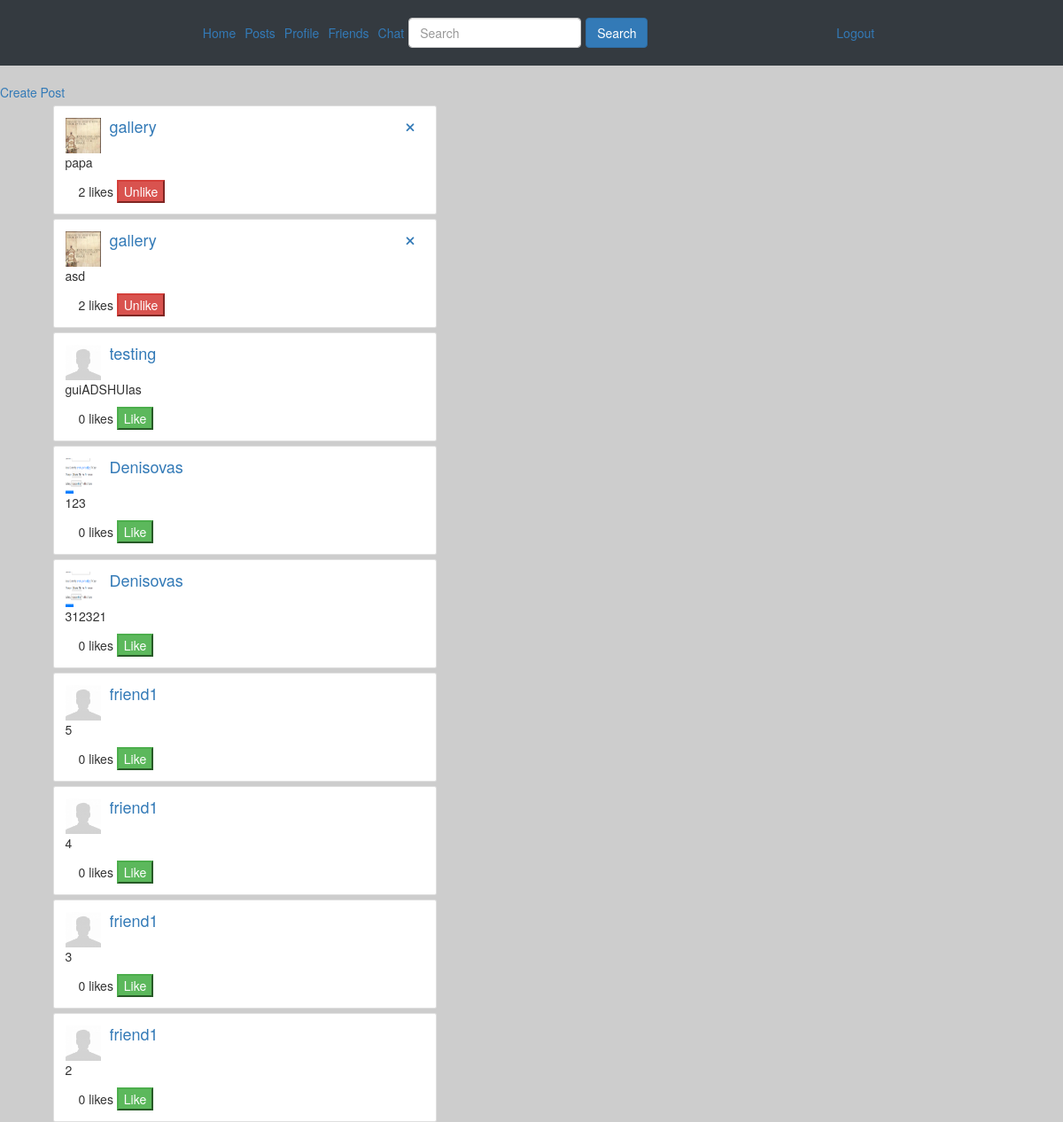
The app's page /home/ (signed in), older data.
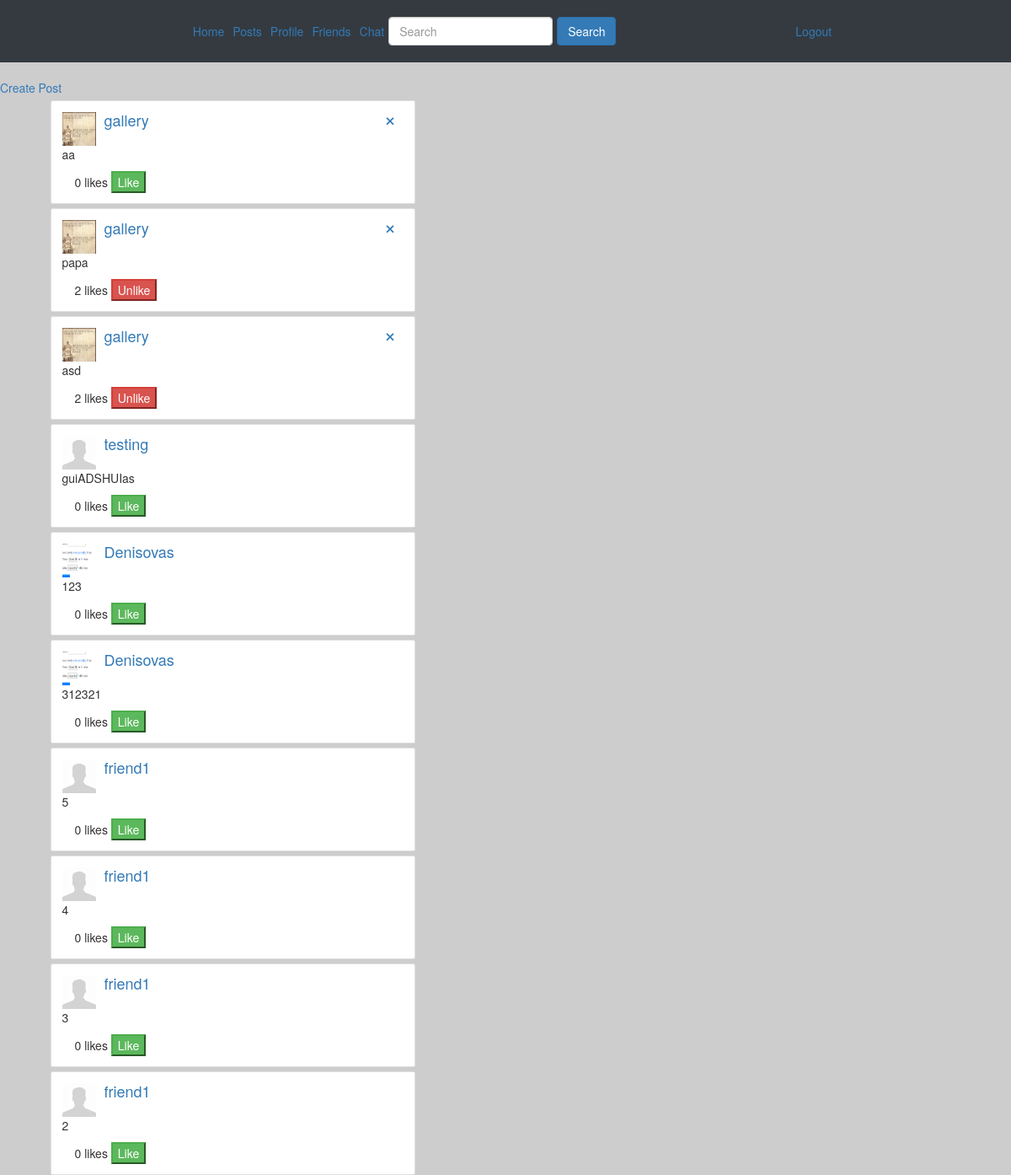
The same page, newer data.
### postfeed/models.py (models this page shows, shortened)
class Post(models.Model):
    user = models.ForeignKey(User, on_delete=models.CASCADE, related_name="post", null=True)
    body = models.TextField()
    liked = models.ManyToManyField(User, default=None, blank=True, related_name="liked")
    creation_date = models.DateTimeField(auto_now_add=True)

### profiles/models.py (models this page shows, shortened)
class UserProfile(models.Model):
    user = models.OneToOneField(User, on_delete=models.CASCADE)
    age = models.IntegerField(blank=True, null=True)
    gender = models.CharField(max_length=25, null=True, blank=True, default="")
    icon = models.ImageField(upload_to=upload_path, blank=True, null=True, default='photos/default.jpg')
    gallery = models.ImageField(upload_to=upload_path, blank=True, null=True)
    friends = models.ManyToManyField("UserProfile", blank=True)

### postfeed/views.py (the view)
# urls.py: path('home/', views.all_posts, name='home'),
def all_posts(request):
    friends = request.user.userprofile.friends.all()
    posts = []
    for post in request.user.post.all():
        posts.append(post)
    for friend in friends:
        for post in friend.user.post.all():
            posts.append(post)
    posts.sort(key=lambda x: x.creation_date, reverse=True)
    return render(request, 'postfeed/friend-posts.html', context={'posts': posts})

### postfeed/templates/postfeed/friend-posts.html (shortened to what this page needs)
{% extends 'main/base.html' %}
{% block content %}
<a href="{% url 'postfeed:create' %}">Create Post</a>
{% if posts %}
{% for post in posts %}
<div class="container mt-2">
  <div class="col-md-5">
    <div class="card card-default">
      <div class="card-body">
        <section class="post-heading">
          <div class="row">
            <div class="col-md-11">
              <div class="media">
                <div class="media-left">
                  <a href="#">
                    <img class="media-object photo-profile" src="{{ post.user.userprofile.icon.url }}" width="40" height="40" alt="...">
                  </a>
                </div>
                <div class="media-body">
                  <a href="{% url 'profiles:profile' post.user.username %}"  class="anchor-username">
                    <h4 class="media-heading">{{ post.user.username }}</h4>
                  </a>
                </div>
              </div>
            </div>
            <div>
              {% if user.username == post.user.username %}
                <a href="{% url 'postfeed:delete_post' post.pk %} " onclick="return confirm('Are you sure you want to delete this?')"><i class="fas fa-times"></i></a>
              {% endif %}
            </div>
          </div>
        </section>
        <section class="post-body">
          <p>{{ post.body }}</p>
        </section>
        <section class="post-footer">
          <div class="post-footer-option container">
              <div style="display:inline-block">{{ post.liked.all.count }} likes</div>
              <div style="display:inline-block">
                <form action="{% url 'postfeed:like_post' %}" method="POST" >
                {% if user not in post.liked.all %}
                  <button class="btn-success" type="submit">Like</button>
                {% else %}
                  <button class="btn-danger" type="submit">Unlike</button>
                {% endif %}
            </form>
              </div>
          </div>
        </section>
      </div>
    </div>
  </div>
</div>
{% endfor %}
{% else %}
    <p>No posts are available.</p>
{% endif %}
{% endblock %}

Row changes from the older to the newer data that the page shows:
added Post: user.userprofile.icon (picture), user.username "gallery", body "aa", liked.all.count "0", shows "Like"
